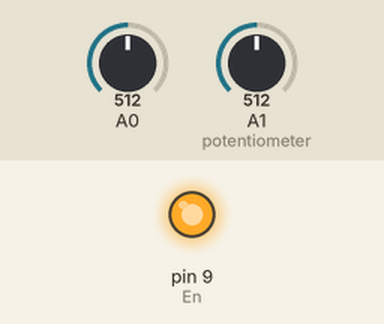
This sketch was run on a simulated Arduino Uno, built with avr-gcc and run on an emulated ATmega328P. On the bench: output pins drawn as LEDs (lit = HIGH). The test bench sets the inputs (shaded band); at power-on: A0 = 512, A1 (potentiometer) = 512. What the sketch prints to the serial monitor is not drawn.

Above: at 1.2 s.
1.3 s: A0 set to 57
2.8 s: A0 set to 48
Timing chart, 0 to 5.8 s (numbered marks = the images above; inputs shaded):
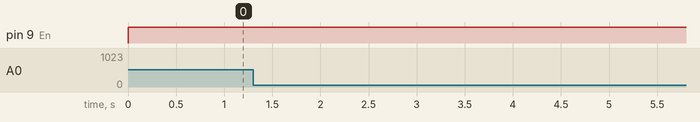

The sketch:

pid_postioyion_control.ino
```cpp
int En = 9;
int Pp = 10;
int Np = 11;

void setup() {
  Serial.begin(115200);

}

void loop() {
  double s = map(analogRead(A0), 0, 1023, 0, 255);
  pidAlgo(s);
}

double prevErr = 0;
double totErr = 0;
int kp = 5;
int kd = 10;
float ki = 0.01;

void pidAlgo(double sY) {

  double sp = -1 * map(analogRead(A1), 0, 1023, 0, 90); //Get the set point from the potentiometer
  double error = sp - sY; //obtain the error from substracting

  double Pterm = error * kp;
  double Dterm = (error - prevErr) * kd;
  double Iterm = (double)ki * totErr;

  double pidVal =  Pterm + Dterm + Iterm ;

  int mspeed = (int)pidVal;
  drM(-mspeed);

  prevErr = error;
  totErr += error;
  Serial.print(sp);
  Serial.print(",");
  Serial.print(sY);
  Serial.print(",");
  Serial.println(pidVal);
}

void drM(int m1) {
  if (m1 >= 255) {
    m1 = 255;
  }
  if (m1 <= -255) {
    m1 = -255;
  }
  if (m1 < 0) {
    m1 = -1 * m1;
    digitalWrite(Pp, LOW); digitalWrite(Np, HIGH);
    analogWrite(En, m1);
  } else {
    digitalWrite(Pp, HIGH); digitalWrite(Np, LOW);
    analogWrite(En, m1);
  }
}
```
